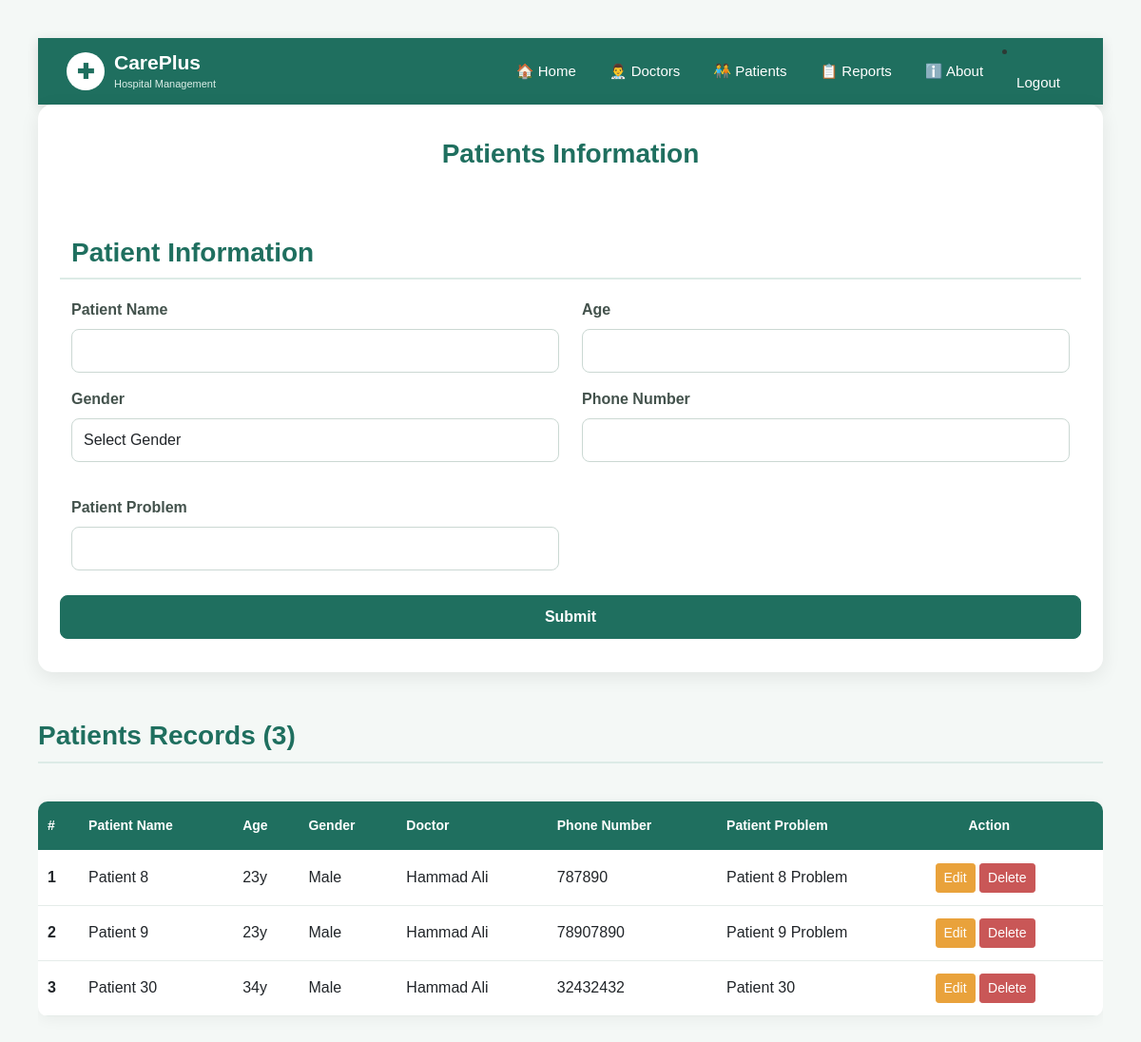
The app's page /patient/ (signed in) with its own data.
### hospital/models.py (models this page shows, shortened)
class Patient(models.Model):
    GENDER_CHOICES = [
        ("Male", "Male"),
        ("Female", "Female"),
        ("Other", "Other"),
    ]
    patient_name = models.CharField(max_length=100)
    age = models.CharField(max_length=50)
    gender = models.CharField(max_length=20, choices=GENDER_CHOICES)
    phone_number = models.CharField(max_length=30)
    patient_problem = models.CharField(max_length=100)
    doctor = models.ForeignKey(
        Doctor,
        on_delete=models.CASCADE,
        related_name="patients"
    )

class Doctor(models.Model):
    user = models.OneToOneField(
        User,
        on_delete=models.CASCADE,
        null=True,
        blank=True
    )
    GENDER_CHOICES = [
        ("Male", "Male"),
        ("Female", "Female"),
        ("Other", "Other"),
        ("Prefer not to say", "Prefer not to say"),
    ]
    first_name = models.CharField(max_length=100)
    last_name = models.CharField(max_length=100)
    date_of_birth = models.DateField()
    cnic = models.CharField(max_length=15)
    gender = models.CharField(max_length=20, choices=GENDER_CHOICES)
    phone_number = models.CharField(max_length=20)
    email = models.CharField(max_length=100)
    address = models.CharField(max_length=200)
    specialization = models.CharField(max_length=50)
    qualification = models.CharField(max_length=50)

### hospital/views.py (the view, shortened to what this page needs)
# urls.py: path('patient/', views.patient, name="patient"),
@login_required
def patient(request):
    is_admin = request.user.groups.filter(
        name="Hospital Admin"
    ).exists()
    is_doctor = request.user.groups.filter(
        name="Doctor"
    ).exists()
    is_receptionist = request.user.groups.filter(
        name="Receptionist"
    ).exists()
    if is_doctor:
        doctor = Doctor.objects.filter(
            user=request.user
        ).first()
        patients = Patient.objects.filter(
            doctor=doctor
        )
        return render(request, "patient.html", {
            "patients": patients,
            "doctors": [],
            "is_admin": False,
            "is_doctor": True,
            "is_receptionist": False,
        })
    return redirect("homepage")

### hospital/templates/patient.html (shortened to what this page needs)
<!DOCTYPE html>
<html lang="en">
<head>
    <link href="https://cdn.jsdelivr.net/npm/bootstrap@5.0.2/dist/css/bootstrap.min.css" rel="stylesheet">
</head>
{% include 'navbar.html' %}
<body>
    {% if edit_patient %}
<form method="POST" action="{% url 'edit_patient' edit_patient.id %}">
{% else %}
<form method="POST" action="{% url 'patient' %}">
{% endif %}
    <h1 class="page-title">Patients Information</h1>
    <div class="row">
        <h3>Patient Information</h3>
        <div class="col-md-6 mb-3">
            <label for="patient_name" class="form-label">
                Patient Name
            </label>
            <input
                type="text"
                class="form-control"
                id="patient_name"
                name="patient_name"
                value="{{ edit_patient.patient_name|default:'' }}"
                required
            >
        </div>
        <div class="col-md-6 mb-3">
            <label for="age" class="form-label">
                Age
            </label>
            <input
                type="text"
                class="form-control"
                id="age"
                name="age"
                value="{{ edit_patient.age|default:'' }}"
                required
            >
        </div>
        <div class="col-md-6 mb-3">
            <label for="gender" class="form-label">
                Gender
            </label>
            <select
                class="form-control"
                id="gender"
                name="gender"
                required
            >
                <option value="">Select Gender</option>
            </select>
        </div>
        <div class="col-md-6 mb-3">
            <label for="phone_number" class="form-label">
                Phone Number
            </label>
            <input
                type="tel"
                class="form-control"
                id="phone_number"
                name="phone_number"
                value="{{ edit_patient.phone_number|default:'' }}"
                required
            >
        </div>
        <div class="col-md-6 mb-3">
            <label for="patient_problem" class="form-label">
                Patient Problem
            </label>
            <input
                type="text"
                class="form-control"
                id="patient_problem"
                name="patient_problem"
                value="{{ edit_patient.patient_problem|default:'' }}"
                required
            >
        </div>
        <button type="submit" class="btn btn-primary">
            {% if edit_patient %}
                Update
            {% else %}
                Submit
            {% endif %}
        </button>
    </div>
</form>
<h3>Patients Records ({{ patients|length }})</h3>
  <div class="table-responsive">
  <table class="table">
  <thead>
    <tr>
      <th scope="col">#</th>
      <th scope="col">Patient Name</th>
      <th scope="col">Age</th>
      <th scope="col">Gender</th>
      <th scope="col">Doctor</th>
      <th scope="col">Phone Number</th>
      <th scope="col">Patient Problem</th>
      <th scope="col">&nbsp; &nbsp; &nbsp; &nbsp; &nbsp;Action</th>
    </tr>
  </thead>
  <tbody>
    {% for a in patients %}
    <tr>
      <th scope="row">{{forloop.counter}}</th>
      <td>{{a.patient_name}}</td>
      <td>{{a.age}}</td>
      <td>{{a.gender}}</td>
      <td>{{ a.doctor.first_name }} {{ a.doctor.last_name }}</td>
      <td>{{a.phone_number}}</td>
      <td>{{a.patient_problem}}</td>
      <td>
                <a href="{% url 'edit_patient' a.id %}" class="btn btn-warning btn-sm">
                    Edit
                </a>
                <a href="{% url 'delete_patient' a.id %}" class="btn btn-danger btn-sm">
                    Delete
                </a>
            </td>
    </tr>
    {% endfor %}
  </tbody>
</table>
</body>
</html>

### hospital/templates/navbar.html (style rules this page uses)
* { box-sizing: border-box; }
body { margin: 0; background-color: #f4f8f6; font-family: Arial, sans-serif; }
.page-title { color: #1f6f5f; font-size: 28px; font-weight: 700; margin-bottom: 20px; }

### hospital/templates/patient.html (style rules this page uses)
* { box-sizing: border-box; }
body { background-color: #f4f8f6; font-family: Arial, sans-serif; color: #2d3a35; padding: 40px; }
form { background-color: #ffffff; max-width: 1400px; margin: auto; padding: 35px; border-radius: 15px; box-shadow: 0 5px 20px rgba(0, 0, 0, 0.08); }
h3 { color: #1f6f5f; font-weight: 700; margin-top: 25px; margin-bottom: 20px; padding-bottom: 10px; border-bottom: 2px solid #dcebe6; }
.form-label, label { font-weight: 600; color: #43524c; }
.form-control { border: 1px solid #cbd8d3; border-radius: 8px; padding: 10px 12px; }
select { width: 100%; padding: 10px 12px; border: 1px solid #cbd8d3; border-radius: 8px; margin-bottom: 20px; background-color: white; }
.btn-primary { background-color: #1f6f5f; border-color: #1f6f5f; padding: 10px 30px; border-radius: 8px; font-weight: 600; margin-top: 10px; }
h3:last-of-type { margin-top: 50px; }
.table { margin-top: 20px; background-color: white; border-radius: 10px; overflow: hidden; box-shadow: 0 3px 15px rgba(0, 0, 0, 0.05); }
.table thead { background-color: #1f6f5f; color: white; }
.table thead th { padding: 15px 10px; white-space: nowrap; font-size: 14px; vertical-align: middle; }
.table tbody td, .table tbody th { padding: 13px 10px; vertical-align: middle; border-color: #e5ece9; }
.btn-warning { background-color: #e9a23b; border-color: #e9a23b; color: white; }
.btn-danger { background-color: #c95757; border-color: #c95757; }
.page-title { text-align: center; color: #1f6f5f; }

### records on screen
Patient: patient_name "Patient 8", age "23y", gender "Male", doctor.first_name "Hammad", doctor.last_name "Ali", phone_number "787890", patient_problem "Patient 8 Problem"
Patient: patient_name "Patient 9", age "23y", gender "Male", doctor.first_name "Hammad", doctor.last_name "Ali", phone_number "78907890", patient_problem "Patient 9 Problem"
Patient: patient_name "Patient 30", age "34y", gender "Male", doctor.first_name "Hammad", doctor.last_name "Ali", phone_number "32432432", patient_problem "Patient 30"

### other values on screen
{{ patients|length }} "3"
